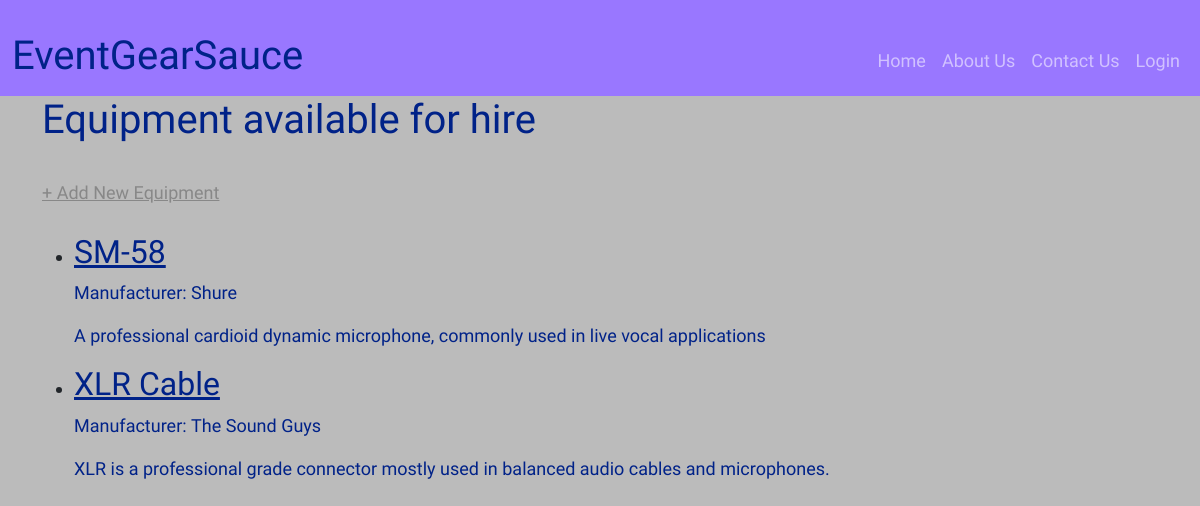
/equipment_stock_list, run on the app's committed database.
### mainPages/models.py (models this page shows, shortened)
class EquipmentStock(models.Model):
    manufacturer = models.CharField(max_length=50)
    model_name = models.CharField(max_length=100)
    description = models.CharField(max_length=100, default=None)
    serial_number = models.CharField(max_length=13)
    amount_available = models.IntegerField(default=0)

### mainPages/views.py (the view)
class EquipmentStockListView(ListView):
    model = EquipmentStock
    template_name = "equipment_stock_list.html"

### templates/equipment_stock_list.html
{% extends "base.html"%}
{% block content %}
<h1>Equipment available for hire</h1>
<br />
<div>
    <a href="{% url 'equipment_stock_new' %}">+ Add New Equipment</a>
</div>
<br />
<ul>
{% for EquipmentStock in object_list %}
    <li>
        <div class="item-entry">
            <h2><a href="{% url 'equipment_stock_detail' EquipmentStock.pk %}">{{ EquipmentStock.model_name }}</a></h2>
            <p>Manufacturer:&nbsp{{ EquipmentStock.manufacturer }}</p>
            <p>{{ EquipmentStock.description }}</p>
        </div>
    </li>
{% endfor %}
</ul>
{% endblock content%}

### static/css/base.css (style rules this page uses)
body { font-family: 'Kanit', sans-serif; font-size: 18px; background-color: #bbb; }
a { color: #888; text-align: center; }
p { color: #028; }
h1 { color: #028; }
.item-entry h2 a { color: #028; }

### data on the page
EquipmentStock: model_name "SM-58", manufacturer "Shure", description "A professional cardioid dynamic microphone, commonly used in live vocal applications"
EquipmentStock: model_name "XLR Cable", manufacturer "The Sound Guys", description "XLR is a professional grade connector mostly used in balanced audio cables and microphones."
